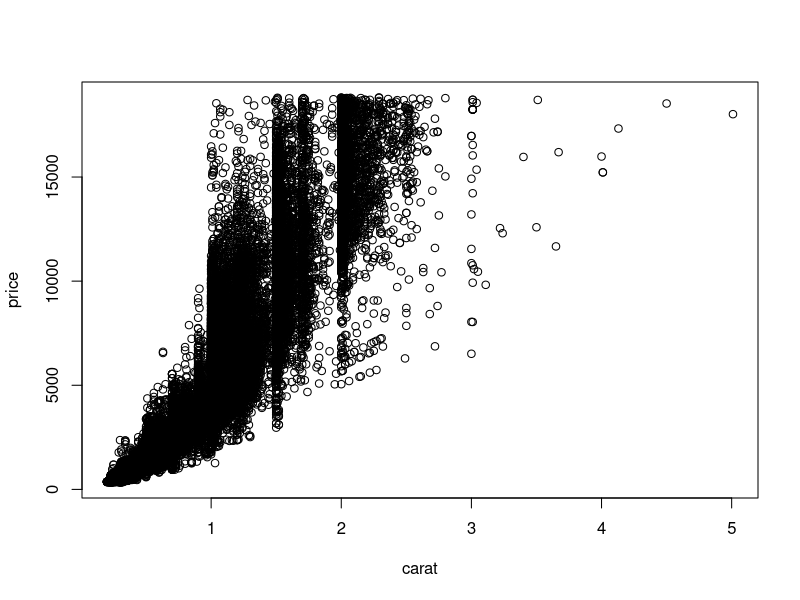
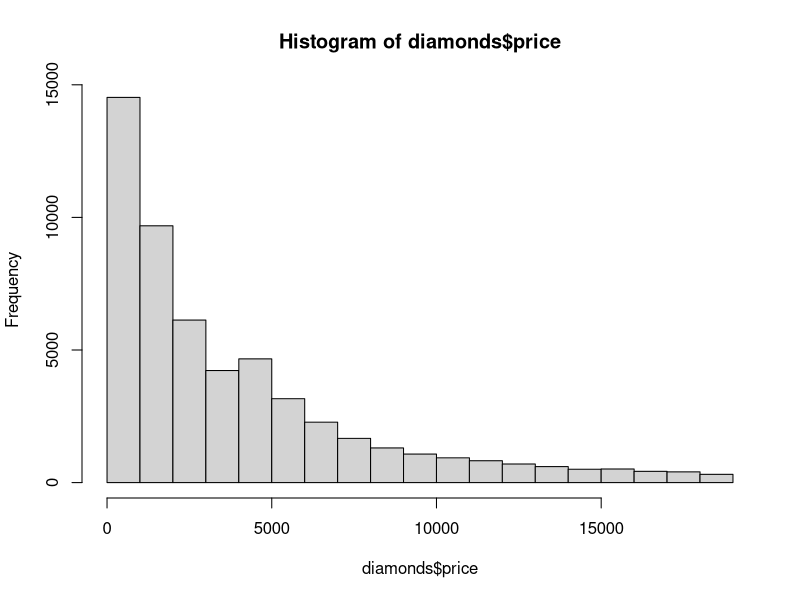
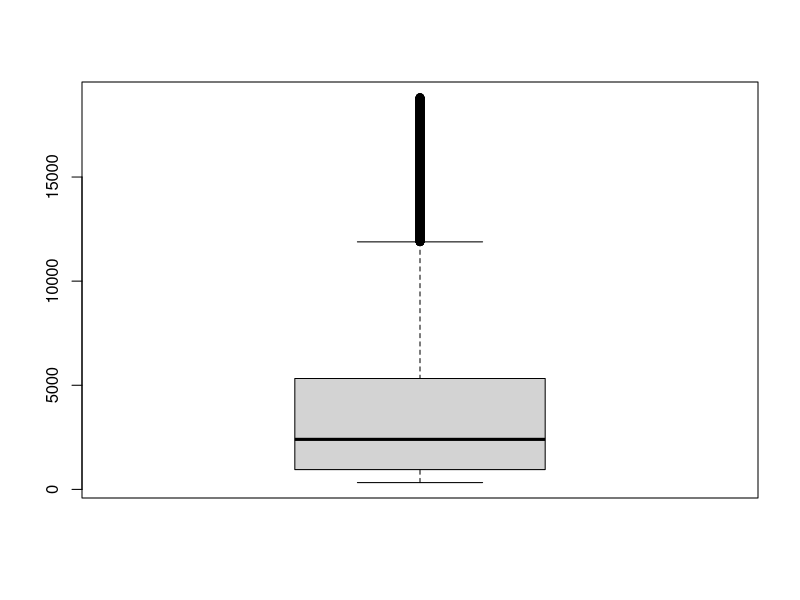
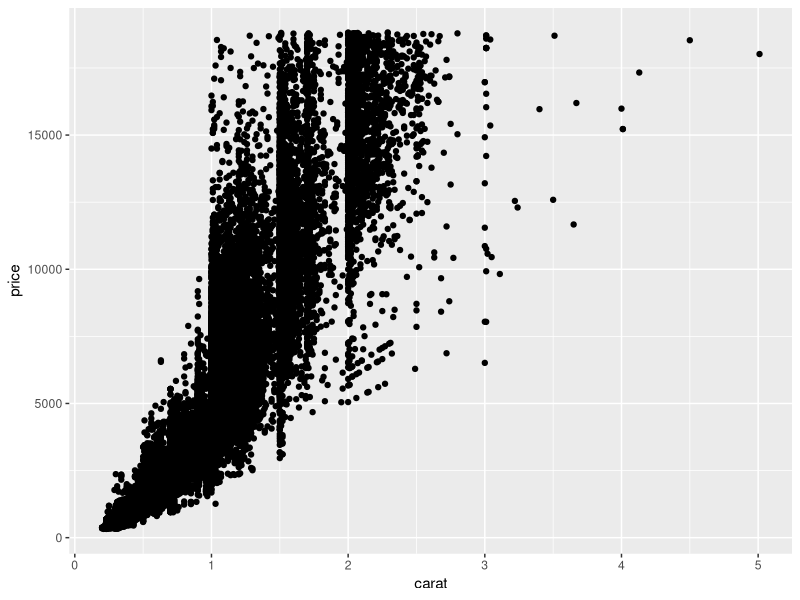
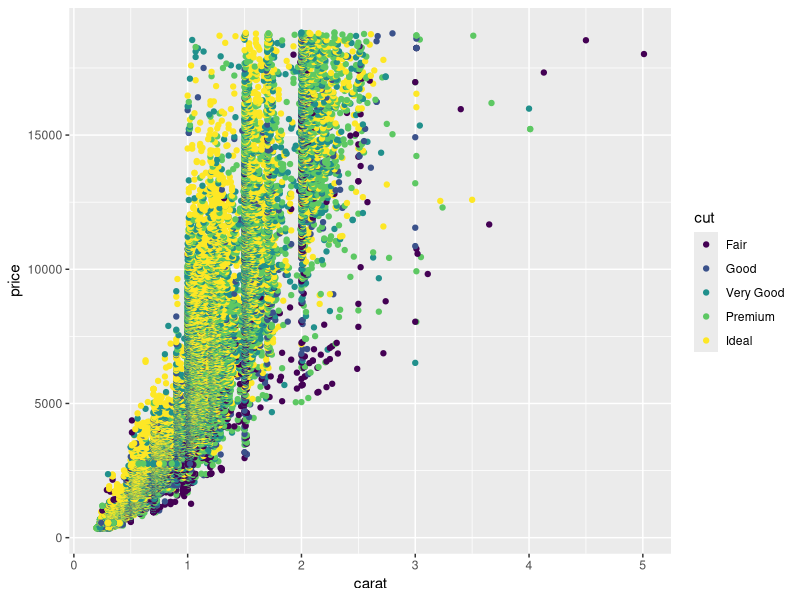
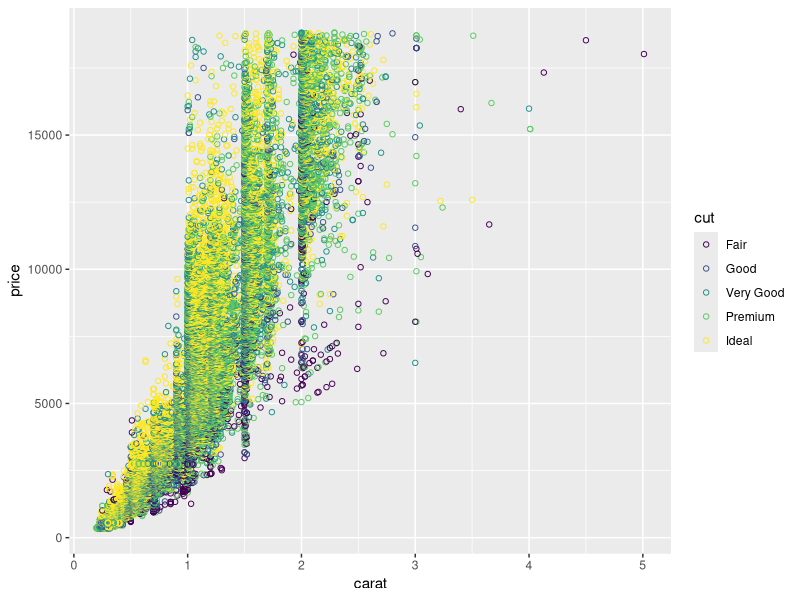
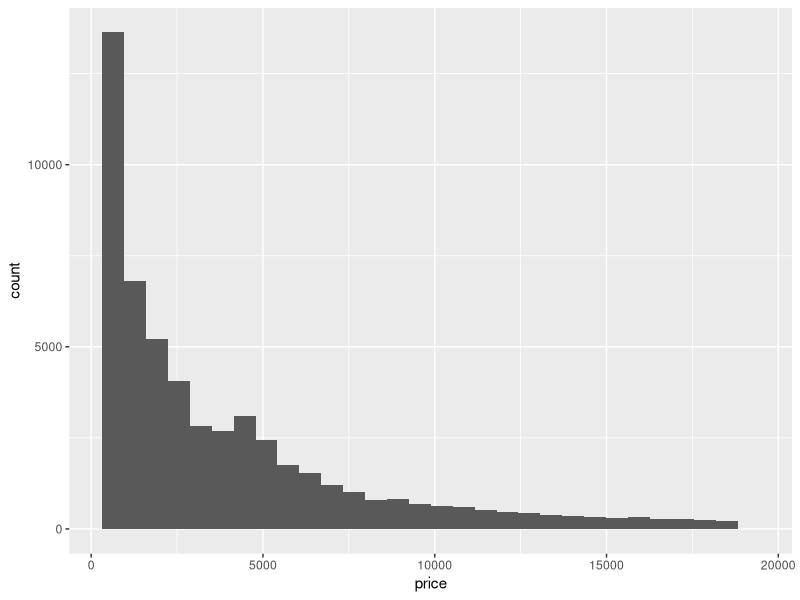
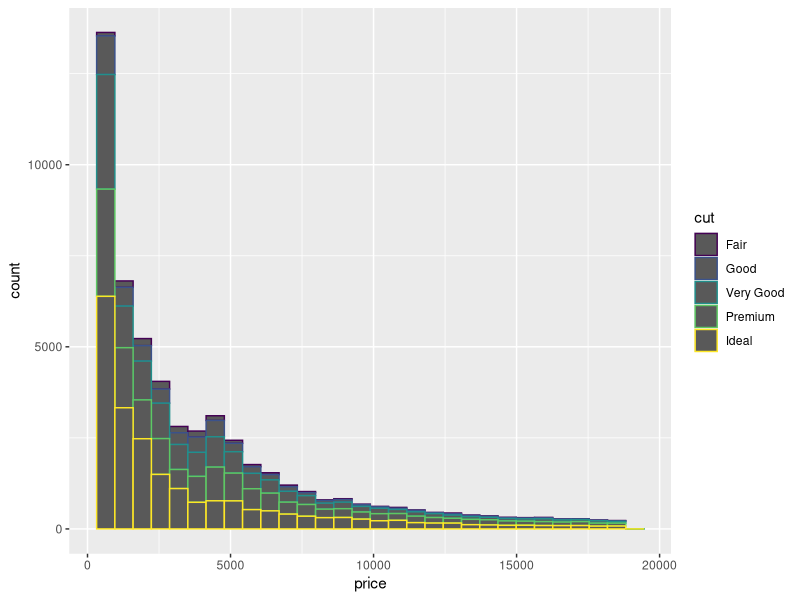

These charts were generated, in order, by the following R code:
##TESTING HOW TO UPDATE STUFF##

## I WILL MISS ALL THE FREE STARBUCKS ##
#import data
data(diamonds, package='ggplot2')
head(diamonds)

#base graphics
plot(price ~ carat, data=diamonds)
hist(diamonds$price)
boxplot(diamonds$price)

#better graphics, unless you are in chicago
library(ggplot2)

##scatter
ggplot(diamonds, aes(x=carat, y=price)) + geom_point()
ggplot(diamonds, aes(x=carat, y=price, color=cut)) + geom_point()
ggplot(diamonds, aes(x=carat, y=price, color=cut)) + geom_point(shape=1)

##histo- use brewer colors rcolorbrewer
ggplot(diamonds, aes(x=price)) + geom_histogram()
ggplot(diamonds, aes(x=price)) + geom_histogram(aes(color=cut))
ggplot(diamonds, aes(x=price)) + geom_histogram(aes(fill=cut))

##density plot
ggplot(diamonds, aes(x=price)) + geom_density(fill='grey')
ggplot(diamonds, aes(x=price)) + geom_density(aes(fill=cut))

##boxplots and violin
ggplot(diamonds, aes(x=1, y=price)) + geom_boxplot() 
ggplot(diamonds, aes(x=cut, y=price)) + geom_boxplot() 
ggplot(diamonds, aes(x=cut, y=price)) + geom_boxplot(aes(fill=cut)) 
ggplot(diamonds, aes(x=cut, y=price)) + geom_violin()
ggplot(diamonds, aes(x=cut, y=price)) + geom_violin(aes(fill=cut))
ggplot(diamonds, aes(x=cut, y=price)) + geom_violin() + geom_point()
ggplot(diamonds, aes(x=cut, y=price)) + geom_jitter(alpha=1/4, shape=2) + geom_violin(alpha=.5)
ggplot(diamonds, aes(x=cut, y=price)) + geom_boxplot(aes(fill=cut)) + geom_violin() + geom_point() 


##more stuff
g <- ggplot(diamonds, aes(x=carat, y=price))
g
g + geom_point()
g + geom_point(aes(color=cut))
g + geom_point(aes(color=cut)) + facet_wrap(~cut)
g + geom_point() + facet_grid(clarity ~ cut)

library(ggthemes)
g2 <- g + geom_point(aes(color=cut))
g2
g2 + theme_economist() +scale_color_economist()
g2 + theme_wsj()
g2 + theme_tufte()
g2 + theme_excel()
g2 + theme_excel() + scale_color_excel()



